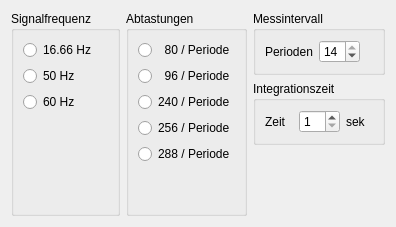
       <widget class="QWidget" name="TabPage">
        <attribute name="title">
         <string>Messung</string>
        </attribute>
        <layout class="QHBoxLayout" name="horizontalLayout_23">
         <item>
          <layout class="QHBoxLayout" name="horizontalLayout_22">
           <item>
            <widget class="QGroupBox" name="FreqGroupBox">
             <property name="sizePolicy">
              <sizepolicy hsizetype="Minimum" vsizetype="Minimum">
               <horstretch>0</horstretch>
               <verstretch>0</verstretch>
              </sizepolicy>
             </property>
             <property name="font">
              <font/>
             </property>
             <property name="title">
              <string>Signalfrequenz</string>
             </property>
             <layout class="QVBoxLayout" name="verticalLayout_8">
              <item>
               <widget class="QRadioButton" name="F16RadioButton">
                <property name="sizePolicy">
                 <sizepolicy hsizetype="Minimum" vsizetype="Minimum">
                  <horstretch>0</horstretch>
                  <verstretch>0</verstretch>
                 </sizepolicy>
                </property>
                <property name="font">
                 <font/>
                </property>
                <property name="text">
                 <string>16.66 Hz</string>
                </property>
               </widget>
              </item>
              <item>
               <widget class="QRadioButton" name="F50RadioButton">
                <property name="sizePolicy">
                 <sizepolicy hsizetype="Minimum" vsizetype="Minimum">
                  <horstretch>0</horstretch>
                  <verstretch>0</verstretch>
                 </sizepolicy>
                </property>
                <property name="font">
                 <font/>
                </property>
                <property name="text">
                 <string>50 Hz</string>
                </property>
               </widget>
              </item>
              <item>
               <widget class="QRadioButton" name="F60RadioButton">
                <property name="sizePolicy">
                 <sizepolicy hsizetype="Minimum" vsizetype="Minimum">
                  <horstretch>0</horstretch>
                  <verstretch>0</verstretch>
                 </sizepolicy>
                </property>
                <property name="font">
                 <font/>
                </property>
                <property name="text">
                 <string>60 Hz</string>
                </property>
               </widget>
              </item>
              <item>
               <spacer name="verticalSpacer_6">
                <property name="orientation">
                 <enum>Qt::Vertical</enum>
                </property>
                <property name="sizeHint" stdset="0">
                 <size>
                  <width>20</width>
                  <height>43</height>
                 </size>
                </property>
               </spacer>
              </item>
             </layout>
            </widget>
           </item>
           <item>
            <widget class="QGroupBox" name="SPeriodeGroupBox">
             <property name="title">
              <string>Abtastungen</string>
             </property>
             <layout class="QVBoxLayout" name="verticalLayout_4">
              <item>
               <widget class="QRadioButton" name="S80RadioButton">
                <property name="text">
                 <string>  80 / Periode</string>
                </property>
               </widget>
              </item>
              <item>
               <widget class="QRadioButton" name="S96RadioButton">
                <property name="text">
                 <string>  96 / Periode</string>
                </property>
               </widget>
              </item>
              <item>
               <widget class="QRadioButton" name="S240RadioButton">
                <property name="text">
                 <string>240 / Periode</string>
                </property>
               </widget>
              </item>
              <item>
               <widget class="QRadioButton" name="S256RadioButton">
                <property name="text">
                 <string>256 / Periode</string>
                </property>
               </widget>
              </item>
              <item>
               <widget class="QRadioButton" name="S288RadioButton">
                <property name="text">
                 <string>288 / Periode</string>
                </property>
               </widget>
              </item>
              <item>
               <spacer name="verticalSpacer_7">
                <property name="orientation">
                 <enum>Qt::Vertical</enum>
                </property>
                <property name="sizeHint" stdset="0">
                 <size>
                  <width>20</width>
                  <height>40</height>
                 </size>
                </property>
               </spacer>
              </item>
             </layout>
            </widget>
           </item>
          </layout>
         </item>
         <item>
          <layout class="QVBoxLayout" name="verticalLayout_9">
           <item>
            <widget class="QGroupBox" name="CmpIntervallGroupBox">
             <property name="sizePolicy">
              <sizepolicy hsizetype="Minimum" vsizetype="Minimum">
               <horstretch>0</horstretch>
               <verstretch>0</verstretch>
              </sizepolicy>
             </property>
             <property name="font">
              <font/>
             </property>
             <property name="title">
              <string>Messintervall</string>
             </property>
             <layout class="QHBoxLayout">
              <item>
               <widget class="QLabel" name="CmpIntervallLabel">
                <property name="sizePolicy">
                 <sizepolicy hsizetype="Minimum" vsizetype="Minimum">
                  <horstretch>0</horstretch>
                  <verstretch>0</verstretch>
                 </sizepolicy>
                </property>
                <property name="font">
                 <font/>
                </property>
                <property name="text">
                 <string>Perioden</string>
                </property>
                <property name="wordWrap">
                 <bool>false</bool>
                </property>
               </widget>
              </item>
              <item>
               <widget class="QSpinBox" name="CmpIntervallSpinBox">
                <property name="sizePolicy">
                 <sizepolicy hsizetype="Minimum" vsizetype="Fixed">
                  <horstretch>0</horstretch>
                  <verstretch>0</verstretch>
                 </sizepolicy>
                </property>
                <property name="minimum">
                 <number>1</number>
                </property>
                <property name="maximum">
                 <number>14</number>
                </property>
                <property name="value">
                 <number>14</number>
                </property>
               </widget>
              </item>
              <item>
               <widget class="QLabel" name="label_6">
                <property name="text">
                 <string/>
                </property>
               </widget>
              </item>
             </layout>
            </widget>
           </item>
           <item>
            <widget class="QGroupBox" name="TIntegrationGroupBox">
             <property name="title">
              <string>Integrationszeit</string>
             </property>
             <layout class="QHBoxLayout" name="horizontalLayout_7">
              <item>
               <widget class="QLabel" name="TIntegrationLabel">
                <property name="text">
                 <string>Zeit</string>
                </property>
                <property name="wordWrap">
                 <bool>false</bool>
                </property>
               </widget>
              </item>
              <item>
               <widget class="QSpinBox" name="TIntegrationSpinBox">
                <property name="minimum">
                 <number>1</number>
                </property>
                <property name="maximum">
                 <number>20</number>
                </property>
                <property name="singleStep">
                 <number>1</number>
                </property>
               </widget>
              </item>
              <item>
               <widget class="QLabel" name="label_5">
                <property name="text">
                 <string>sek</string>
                </property>
               </widget>
              </item>
             </layout>
            </widget>
           </item>
           <item>
            <spacer name="verticalSpacer_9">
             <property name="orientation">
              <enum>Qt::Vertical</enum>
             </property>
             <property name="sizeHint" stdset="0">
              <size>
               <width>20</width>
               <height>40</height>
              </size>
             </property>
            </spacer>
           </item>
          </layout>
         </item>
        </layout>
       </widget>
